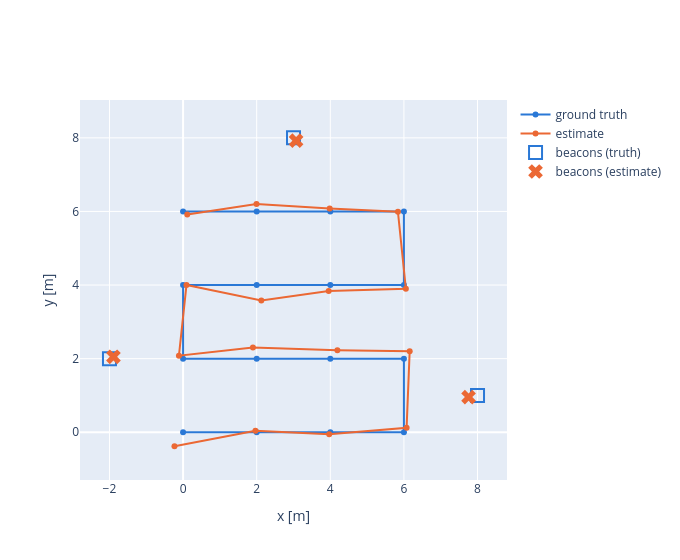

The cell this chart's notebook holds for it:
### Markdown cell above
## The estimated map

### Code cell
def procrustes(source, target):
    """Best rigid alignment of source onto target."""
    source_centre, target_centre = source.mean(0), target.mean(0)
    A, B = source - source_centre, target - target_centre
    left, _, right_transpose = np.linalg.svd(A.T @ B)
    return (A @ (left @ right_transpose)) + target_centre

positions_est = np.array([estimate.atPoint2(T(i)) for i in range(len(truth))])
beacons_est = np.array([estimate.atPoint2(L(b)) for b in range(len(beacons))])

# The relaxation fixes no gauge, so align poses and beacons together.
aligned = procrustes(np.vstack([positions_est, beacons_est]),
                     np.vstack([positions, beacons]))
aligned_poses = aligned[: len(positions)]
aligned_beacons = aligned[len(positions) :]

figure = go.Figure()
figure.add_trace(go.Scatter(x=positions[:, 0], y=positions[:, 1], mode="lines+markers",
                            name="ground truth", line=dict(color="#2a78d6", width=2)))
figure.add_trace(go.Scatter(x=aligned_poses[:, 0], y=aligned_poses[:, 1],
                            mode="lines+markers", name="estimate",
                            line=dict(color="#eb6834", width=2)))
figure.add_trace(go.Scatter(x=beacons[:, 0], y=beacons[:, 1], mode="markers",
                            name="beacons (truth)",
                            marker=dict(color="#2a78d6", size=13, symbol="square-open",
                                        line=dict(width=2))))
figure.add_trace(go.Scatter(x=aligned_beacons[:, 0], y=aligned_beacons[:, 1],
                            mode="markers", name="beacons (estimate)",
                            marker=dict(color="#eb6834", size=13, symbol="x")))
figure.update_layout(width=680, height=560, xaxis_title="x [m]", yaxis_title="y [m]",
                     yaxis=dict(scaleanchor="x", scaleratio=1))
figure.show()

error = np.linalg.norm(aligned_poses - positions, axis=1)
print(f"RMS position error after alignment: {np.sqrt((error ** 2).mean()):.4f} m")

### Figure 1 — Plotly figure (JSON) as saved in the notebook; plotly's stock layout.template omitted (floating-point values rounded to 4 significant figures)
{"data": [{"line": {"color": "#2a78d6", "width": 2}, "mode": "lines+markers", "name": "ground truth", "type": "scatter", "x": [0.0, 2.0, 4.0, 6.0, 6.0, 4.0, 2.0, 0.0, 0.0, 2.0, 4.0, 6.0, 6.0, 4.0, 2.0, 0.0], "y": [0.0, 0.0, 0.0, 0.0, 2.0, 2.0, 2.0, 2.0, 4.0, 4.0, 4.0, 4.0, 6.0, 6.0, 6.0, 6.0]}, {"line": {"color": "#eb6834", "width": 2}, "mode": "lines+markers", "name": "estimate", "type": "scatter", "x": [-0.2341, 1.966, 3.97, 6.073, 6.157, 4.193, 1.897, -0.1129, 0.09211, 2.126, 3.956, 6.053, 5.837, 3.983, 1.995, 0.1136], "y": [-0.3797, 0.04115, -0.05136, 0.1214, 2.205, 2.23, 2.305, 2.082, 4.001, 3.583, 3.841, 3.898, 5.993, 6.083, 6.205, 5.915]}, {"marker": {"color": "#2a78d6", "line": {"width": 2}, "size": 13, "symbol": "square-open"}, "mode": "markers", "name": "beacons (truth)", "type": "scatter", "x": [-2.0, 8.0, 3.0], "y": [2.0, 1.0, 8.0]}, {"marker": {"color": "#eb6834", "size": 13, "symbol": "x"}, "mode": "markers", "name": "beacons (estimate)", "type": "scatter", "x": [-1.892, 7.757, 3.07], "y": [2.052, 0.9552, 7.923]}], "layout": {"height": 560, "width": 680, "xaxis": {"title": {"text": "x [m]"}}, "yaxis": {"scaleanchor": "x", "scaleratio": 1, "title": {"text": "y [m]"}}}}
